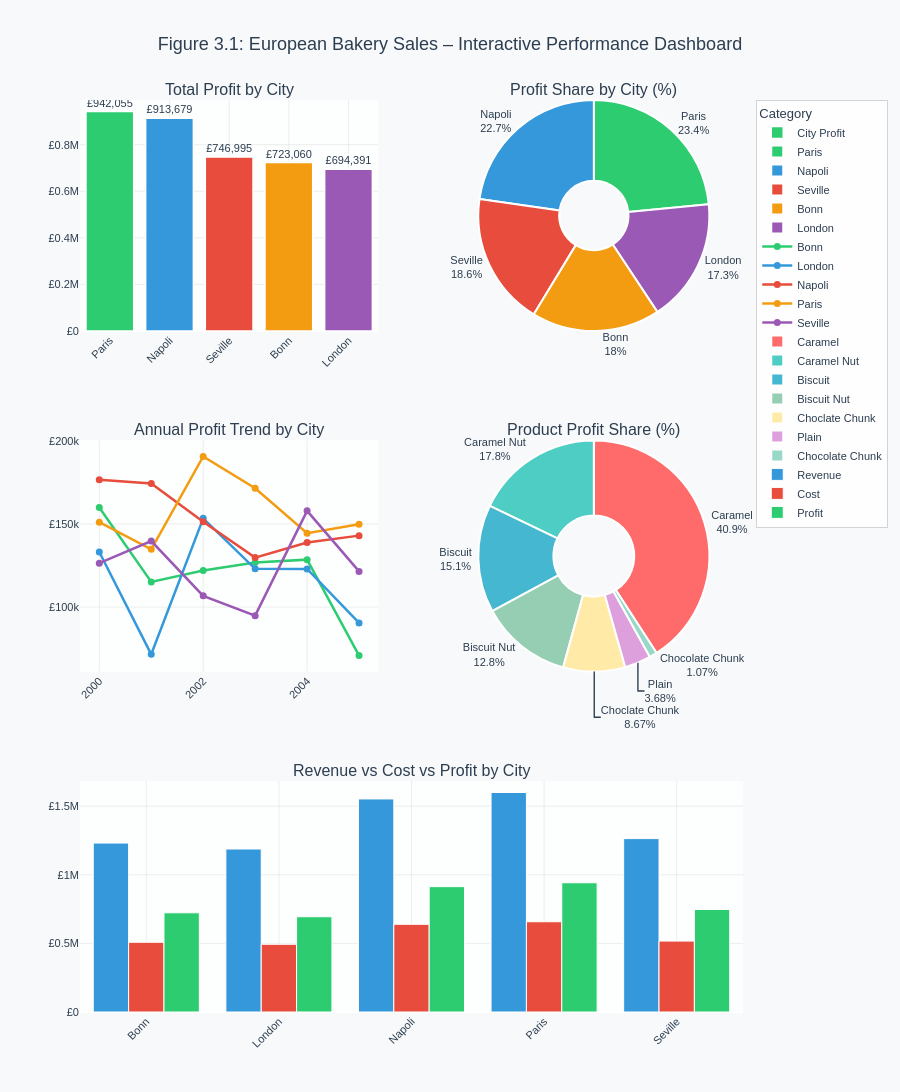

Here is the notebook cell this chart was saved with:
### Code cell
# ============================================================
# SECTION 5 - INTERACTIVE DASHBOARD (Figure 3.1)
# ============================================================
# Five-panel dashboard incorporating bar charts, pie charts
# and line charts to provide a comprehensive multi-perspective
# view of European bakery performance
# Following Few (2022, p.34): information density with clarity
# Pie charts added for part-to-whole profit share analysis
# (Wilke, 2019, p.111)

from plotly.subplots import make_subplots
import plotly.graph_objects as go

# Define colour palette for consistent city colours
# across all panels (Healy, 2018)
city_colours = [
    '#2ecc71',  # green
    '#3498db',  # blue
    '#e74c3c',  # red
    '#f39c12',  # orange
    '#9b59b6',  # purple
    '#1abc9c',  # teal
    '#e67e22',  # dark orange
]

product_colours = [
    '#FF6B6B',  # coral red
    '#4ECDC4',  # teal
    '#45B7D1',  # sky blue
    '#96CEB4',  # sage green
    '#FFEAA7',  # pale yellow
    '#DDA0DD',  # plum
    '#98D8C8',  # mint
]

# ============================================================
# PREPARE DATA FOR ALL PANELS
# ============================================================

# City profit data
city_p = (
    df.groupby('City')['Profit(£)']
    .sum()
    .sort_values(ascending=False)
    .reset_index())

# Product profit data
prod_p = (
    df.groupby('Confectionary')['Profit(£)']
    .sum()
    .sort_values(ascending=False)
    .reset_index())

# Yearly city profit data
yearly_city = (
    df.groupby(['City', 'Year'])['Profit(£)']
    .sum()
    .reset_index())

# Revenue vs Cost by City
rev_cost = df.groupby('City').agg(
    Revenue=('Revenue(£)', 'sum'),
    Cost=('Cost(£)', 'sum'),
    Profit=('Profit(£)', 'sum')
).reset_index()

# ============================================================
# CREATE FIVE-PANEL DASHBOARD LAYOUT
# ============================================================

fig31 = make_subplots(
    rows=3, cols=2,
    subplot_titles=(
        'Total Profit by City',
        'Profit Share by City (%)',
        'Annual Profit Trend by City',
        'Product Profit Share (%)',
        'Revenue vs Cost vs Profit by City',
        ''),
    specs=[
        [{'type': 'bar'},     {'type': 'pie'}],
        [{'type': 'scatter'}, {'type': 'pie'}],
        [{'type': 'bar',
          'colspan': 2},      None]
    ],
    vertical_spacing=0.12,
    horizontal_spacing=0.10)

# ============================================================
# PANEL 1 (Row 1, Col 1): Total Profit by City - Bar Chart
# Sorted descending for immediate performance hierarchy
# (Knaflic, 2015, p.61)
# ============================================================
fig31.add_trace(
    go.Bar(
        x=city_p['City'],
        y=city_p['Profit(£)'],
        name='City Profit',
        marker=dict(
            color=city_colours[:len(city_p)],
            line=dict(color='white', width=1.5)),
        text=[f'£{v:,.0f}'
              for v in city_p['Profit(£)']],
        textposition='outside',
        hovertemplate=(
            '<b>%{x}</b><br>'
            'Total Profit: £%{y:,.0f}<br>'
            '<extra></extra>')),
    row=1, col=1)

# ============================================================
# PANEL 2 (Row 1, Col 2): Profit Share by City - Pie Chart
# Donut pie chart for part-to-whole city profit share
# Each city percentage contribution to total profit
# (Wilke, 2019, p.111)
# ============================================================
fig31.add_trace(
    go.Pie(
        labels=city_p['City'],
        values=city_p['Profit(£)'],
        name='City Profit Share',
        marker=dict(
            colors=city_colours[:len(city_p)],
            line=dict(color='white', width=2)),
        textinfo='label+percent',
        textposition='outside',
        hovertemplate=(
            '<b>%{label}</b><br>'
            'Profit: £%{value:,.0f}<br>'
            'Share: %{percent}<br>'
            '<extra></extra>'),
        hole=0.3),
    row=1, col=2)

# ============================================================
# PANEL 3 (Row 2, Col 1): Annual Profit by City - Line Chart
# Multi-line chart for temporal trajectory comparison
# Each city assigned consistent colour (Healy, 2018)
# Enables identification of structurally declining vs
# cyclically recovering locations (Ware, 2020, p.176)
# ============================================================
for i, city in enumerate(yearly_city['City'].unique()):
    city_data = yearly_city[
        yearly_city['City'] == city]
    fig31.add_trace(
        go.Scatter(
            x=city_data['Year'],
            y=city_data['Profit(£)'],
            mode='lines+markers',
            name=city,
            line=dict(
                color=city_colours[
                    i % len(city_colours)],
                width=2.5),
            marker=dict(size=7),
            hovertemplate=(
                f'<b>{city}</b><br>'
                'Year: %{x}<br>'
                'Profit: £%{y:,.0f}<br>'
                '<extra></extra>')),
        row=2, col=1)

# ============================================================
# PANEL 4 (Row 2, Col 2): Product Profit Share - Pie Chart
# Donut pie chart for product-level profit composition
# Reveals which products drive the most profit
# (Wilke, 2019, p.111)
# ============================================================
fig31.add_trace(
    go.Pie(
        labels=prod_p['Confectionary'],
        values=prod_p['Profit(£)'],
        name='Product Profit Share',
        marker=dict(
            colors=product_colours[:len(prod_p)],
            line=dict(color='white', width=2)),
        textinfo='label+percent',
        textposition='outside',
        hovertemplate=(
            '<b>%{label}</b><br>'
            'Profit: £%{value:,.0f}<br>'
            'Share: %{percent}<br>'
            '<extra></extra>'),
        hole=0.35),
    row=2, col=2)

# ============================================================
# PANEL 5 (Row 3, Col 1-2): Revenue vs Cost - Grouped Bar
# Spans full width using colspan=2 for maximum clarity
# Grouped bar chart for direct Revenue vs Cost comparison
# Reveals cities where cost erodes revenue most significantly
# (Healy, 2018, p.22)
# ============================================================
fig31.add_trace(
    go.Bar(
        x=rev_cost['City'],
        y=rev_cost['Revenue'],
        name='Revenue',
        marker=dict(
            color='#3498DB',
            line=dict(color='white', width=1)),
        hovertemplate=(
            '<b>%{x}</b><br>'
            'Revenue: £%{y:,.0f}<br>'
            '<extra></extra>')),
    row=3, col=1)

fig31.add_trace(
    go.Bar(
        x=rev_cost['City'],
        y=rev_cost['Cost'],
        name='Cost',
        marker=dict(
            color='#E74C3C',
            line=dict(color='white', width=1)),
        hovertemplate=(
            '<b>%{x}</b><br>'
            'Cost: £%{y:,.0f}<br>'
            '<extra></extra>')),
    row=3, col=1)

fig31.add_trace(
    go.Bar(
        x=rev_cost['City'],
        y=rev_cost['Profit'],
        name='Profit',
        marker=dict(
            color='#2ECC71',
            line=dict(color='white', width=1)),
        hovertemplate=(
            '<b>%{x}</b><br>'
            'Profit: £%{y:,.0f}<br>'
            '<extra></extra>')),
    row=3, col=1)

# ============================================================
# DASHBOARD LAYOUT AND STYLING
# ============================================================
fig31.update_layout(
    height=1100,
    title=dict(
        text=(
            'Figure 3.1: European Bakery Sales'
            ' – Interactive Performance Dashboard'),
        font=dict(size=18, color='#2C3E50'),
        x=0.5,
        xanchor='center'),
    showlegend=True,
    legend=dict(
        title=dict(text='Category'),
        bgcolor='rgba(255,255,255,0.9)',
        bordercolor='lightgrey',
        borderwidth=1),
    paper_bgcolor='#F8F9FA',
    plot_bgcolor='rgba(255,255,255,0.8)',
    barmode='group',
    font=dict(
        family='Arial',
        size=11,
        color='#2C3E50'),
    hoverlabel=dict(
        bgcolor='white',
        font_size=12,
        font_family='Arial'))

# Update axes for bar and scatter panels
fig31.update_xaxes(
    showgrid=True,
    gridcolor='rgba(200,200,200,0.3)',
    tickangle=-45)
fig31.update_yaxes(
    showgrid=True,
    gridcolor='rgba(200,200,200,0.3)',
    tickprefix='£')

# ============================================================
# SAVE AND DISPLAY
# ============================================================
fig31.write_html(
    'Figure_3_1_InteractiveDashboard.html')
fig31.show()

print("\nFigure 3.1 saved as:"
      " Figure_3_1_InteractiveDashboard.html")
print("Open in any web browser to view"
      " full interactive dashboard")

### Figure 1 — Plotly figure (JSON) as saved in the notebook; plotly's stock layout.template omitted (floating-point values rounded to 4 significant figures)
{"data": [{"hovertemplate": "<b>%{x}</b><br>Total Profit: £%{y:,.0f}<br><extra></extra>", "marker": {"color": ["#2ecc71", "#3498db", "#e74c3c", "#f39c12", "#9b59b6"], "line": {"color": "white", "width": 1.5}}, "name": "City Profit", "text": ["£942,055", "£913,679", "£746,995", "£723,060", "£694,391"], "textposition": "outside", "type": "bar", "x": ["Paris", "Napoli", "Seville", "Bonn", "London"], "xaxis": "x", "y": [942100.0, 913700.0, 747000.0, 723100.0, 694400.0], "yaxis": "y"}, {"domain": {"x": [0.55, 1], "y": [0.7467, 1]}, "hole": 0.3, "hovertemplate": "<b>%{label}</b><br>Profit: £%{value:,.0f}<br>Share: %{percent}<br><extra></extra>", "labels": ["Paris", "Napoli", "Seville", "Bonn", "London"], "marker": {"colors": ["#2ecc71", "#3498db", "#e74c3c", "#f39c12", "#9b59b6"], "line": {"color": "white", "width": 2}}, "name": "City Profit Share", "textinfo": "label+percent", "textposition": "outside", "type": "pie", "values": [942100.0, 913700.0, 747000.0, 723100.0, 694400.0]}, {"hovertemplate": "<b>Bonn</b><br>Year: %{x}<br>Profit: £%{y:,.0f}<br><extra></extra>", "line": {"color": "#2ecc71", "width": 2.5}, "marker": {"size": 7}, "mode": "lines+markers", "name": "Bonn", "type": "scatter", "x": [2000, 2001, 2002, 2003, 2004, 2005], "xaxis": "x2", "y": [159800.0, 115100.0, 121900.0, 126900.0, 128500.0, 70800.0], "yaxis": "y2"}, {"hovertemplate": "<b>London</b><br>Year: %{x}<br>Profit: £%{y:,.0f}<br><extra></extra>", "line": {"color": "#3498db", "width": 2.5}, "marker": {"size": 7}, "mode": "lines+markers", "name": "London", "type": "scatter", "x": [2000, 2001, 2002, 2003, 2004, 2005], "xaxis": "x2", "y": [133100.0, 71570.0, 153400.0, 123000.0, 122900.0, 90420.0], "yaxis": "y2"}, {"hovertemplate": "<b>Napoli</b><br>Year: %{x}<br>Profit: £%{y:,.0f}<br><extra></extra>", "line": {"color": "#e74c3c", "width": 2.5}, "marker": {"size": 7}, "mode": "lines+markers", "name": "Napoli", "type": "scatter", "x": [2000, 2001, 2002, 2003, 2004, 2005], "xaxis": "x2", "y": [176500.0, 174300.0, 151300.0, 129700.0, 138900.0, 143000.0], "yaxis": "y2"}, {"hovertemplate": "<b>Paris</b><br>Year: %{x}<br>Profit: £%{y:,.0f}<br><extra></extra>", "line": {"color": "#f39c12", "width": 2.5}, "marker": {"size": 7}, "mode": "lines+markers", "name": "Paris", "type": "scatter", "x": [2000, 2001, 2002, 2003, 2004, 2005], "xaxis": "x2", "y": [151000.0, 134700.0, 190600.0, 171500.0, 144400.0, 149800.0], "yaxis": "y2"}, {"hovertemplate": "<b>Seville</b><br>Year: %{x}<br>Profit: £%{y:,.0f}<br><extra></extra>", "line": {"color": "#9b59b6", "width": 2.5}, "marker": {"size": 7}, "mode": "lines+markers", "name": "Seville", "type": "scatter", "x": [2000, 2001, 2002, 2003, 2004, 2005], "xaxis": "x2", "y": [126400.0, 139700.0, 106700.0, 94830.0, 157900.0, 121500.0], "yaxis": "y2"}, {"domain": {"x": [0.55, 1], "y": [0.3733, 0.6267]}, "hole": 0.35, "hovertemplate": "<b>%{label}</b><br>Profit: £%{value:,.0f}<br>Share: %{percent}<br><extra></extra>", "labels": ["Caramel", "Caramel Nut", "Biscuit", "Biscuit Nut", "Choclate Chunk", "Plain", "Chocolate Chunk"], "marker": {"colors": ["#FF6B6B", "#4ECDC4", "#45B7D1", "#96CEB4", "#FFEAA7", "#DDA0DD", "#98D8C8"], "line": {"color": "white", "width": 2}}, "name": "Product Profit Share", "textinfo": "label+percent", "textposition": "outside", "type": "pie", "values": [1642000.0, 717300.0, 605600.0, 515300.0, 348400.0, 148000.0, 43160.0]}, {"hovertemplate": "<b>%{x}</b><br>Revenue: £%{y:,.0f}<br><extra></extra>", "marker": {"color": "#3498DB", "line": {"color": "white", "width": 1}}, "name": "Revenue", "type": "bar", "x": ["Bonn", "London", "Napoli", "Paris", "Seville"], "xaxis": "x3", "y": [1231000.0, 1188000.0, 1553000.0, 1600000.0, 1264000.0], "yaxis": "y3"}, {"hovertemplate": "<b>%{x}</b><br>Cost: £%{y:,.0f}<br><extra></extra>", "marker": {"color": "#E74C3C", "line": {"color": "white", "width": 1}}, "name": "Cost", "type": "bar", "x": ["Bonn", "London", "Napoli", "Paris", "Seville"], "xaxis": "x3", "y": [508300.0, 493400.0, 639200.0, 657700.0, 516800.0], "yaxis": "y3"}, {"hovertemplate": "<b>%{x}</b><br>Profit: £%{y:,.0f}<br><extra></extra>", "marker": {"color": "#2ECC71", "line": {"color": "white", "width": 1}}, "name": "Profit", "type": "bar", "x": ["Bonn", "London", "Napoli", "Paris", "Seville"], "xaxis": "x3", "y": [723100.0, 694400.0, 913700.0, 942100.0, 747000.0], "yaxis": "y3"}], "layout": {"annotations": [{"font": {"size": 16}, "showarrow": false, "text": "Total Profit by City", "x": 0.225, "xanchor": "center", "xref": "paper", "y": 1, "yanchor": "bottom", "yref": "paper"}, {"font": {"size": 16}, "showarrow": false, "text": "Profit Share by City (%)", "x": 0.775, "xanchor": "center", "xref": "paper", "y": 1, "yanchor": "bottom", "yref": "paper"}, {"font": {"size": 16}, "showarrow": false, "text": "Annual Profit Trend by City", "x": 0.225, "xanchor": "center", "xref": "paper", "y": 0.6267, "yanchor": "bottom", "yref": "paper"}, {"font": {"size": 16}, "showarrow": false, "text": "Product Profit Share (%)", "x": 0.775, "xanchor": "center", "xref": "paper", "y": 0.6267, "yanchor": "bottom", "yref": "paper"}, {"font": {"size": 16}, "showarrow": false, "text": "Revenue vs Cost vs Profit by City", "x": 0.5, "xanchor": "center", "xref": "paper", "y": 0.2533, "yanchor": "bottom", "yref": "paper"}], "barmode": "group", "font": {"color": "#2C3E50", "family": "Arial", "size": 11}, "height": 1100, "hoverlabel": {"bgcolor": "white", "font": {"family": "Arial", "size": 12}}, "legend": {"bgcolor": "rgba(255,255,255,0.9)", "bordercolor": "lightgrey", "borderwidth": 1, "title": {"text": "Category"}}, "paper_bgcolor": "#F8F9FA", "plot_bgcolor": "rgba(255,255,255,0.8)", "showlegend": true, "title": {"font": {"color": "#2C3E50", "size": 18}, "text": "Figure 3.1: European Bakery Sales – Interactive Performance Dashboard", "x": 0.5, "xanchor": "center"}, "xaxis": {"anchor": "y", "domain": [0, 0.45], "gridcolor": "rgba(200,200,200,0.3)", "showgrid": true, "tickangle": -45}, "xaxis2": {"anchor": "y2", "domain": [0, 0.45], "gridcolor": "rgba(200,200,200,0.3)", "showgrid": true, "tickangle": -45}, "xaxis3": {"anchor": "y3", "domain": [0, 1], "gridcolor": "rgba(200,200,200,0.3)", "showgrid": true, "tickangle": -45}, "yaxis": {"anchor": "x", "domain": [0.7467, 1], "gridcolor": "rgba(200,200,200,0.3)", "showgrid": true, "tickprefix": "£"}, "yaxis2": {"anchor": "x2", "domain": [0.3733, 0.6267], "gridcolor": "rgba(200,200,200,0.3)", "showgrid": true, "tickprefix": "£"}, "yaxis3": {"anchor": "x3", "domain": [0, 0.2533], "gridcolor": "rgba(200,200,200,0.3)", "showgrid": true, "tickprefix": "£"}}}
